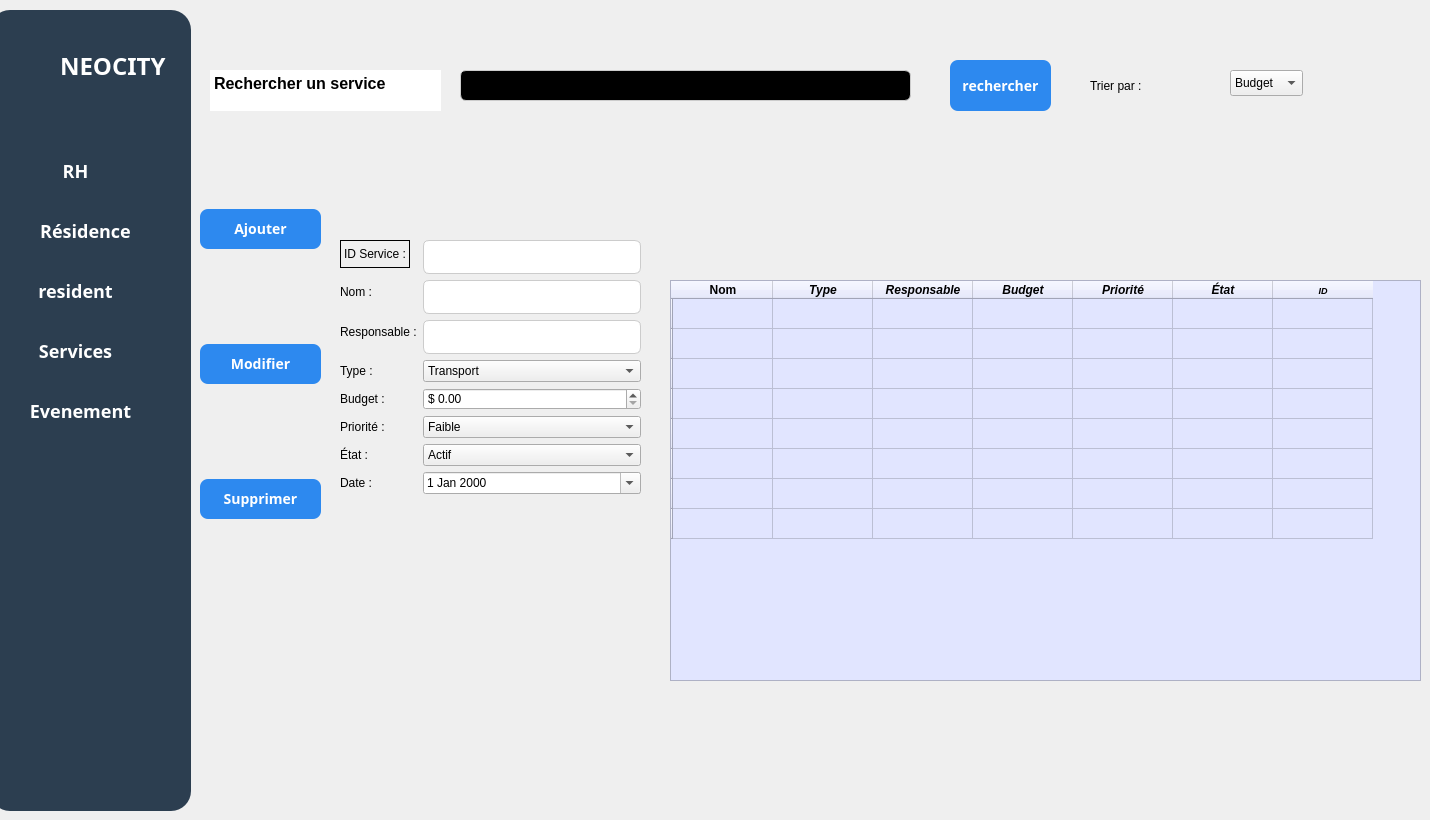
    <widget class="QWidget" name="page_6">
     <widget class="QFrame" name="frame_9">
      <property name="geometry">
       <rect>
        <x>-10</x>
        <y>10</y>
        <width>201</width>
        <height>801</height>
       </rect>
      </property>
      <property name="styleSheet">
       <string notr="true">QFrame {
 border-radius: 20px;
background-color : #2C3E50;
}</string>
      </property>
      <property name="frameShape">
       <enum>QFrame::Shape::StyledPanel</enum>
      </property>
      <property name="frameShadow">
       <enum>QFrame::Shadow::Raised</enum>
      </property>
      <widget class="QLabel" name="label_64">
       <property name="geometry">
        <rect>
         <x>70</x>
         <y>40</y>
         <width>121</width>
         <height>31</height>
        </rect>
       </property>
       <property name="font">
        <font>
         <family>Bahnschrift</family>
         <pointsize>18</pointsize>
         <bold>true</bold>
        </font>
       </property>
       <property name="styleSheet">
        <string notr="true">color: rgb(255, 255, 255);</string>
       </property>
       <property name="text">
        <string>NEOCITY</string>
       </property>
      </widget>
      <widget class="QPushButton" name="RH_6">
       <property name="geometry">
        <rect>
         <x>20</x>
         <y>130</y>
         <width>131</width>
         <height>61</height>
        </rect>
       </property>
       <property name="font">
        <font>
         <family>Bahnschrift</family>
         <pointsize>-1</pointsize>
         <bold>true</bold>
        </font>
       </property>
       <property name="styleSheet">
        <string notr="true">QPushButton {
    background-color: #2C3E50;
    color: white;
    border-radius: 8px;
    padding: 10px;
    font-size: 18px;
}
QPushButton:hover {
    background-color: #1E5BB8;
}
QPushButton:pressed {
    background-color: #FFFFFF;
}</string>
       </property>
       <property name="text">
        <string>RH</string>
       </property>
      </widget>
      <widget class="QPushButton" name="residence_7">
       <property name="geometry">
        <rect>
         <x>10</x>
         <y>190</y>
         <width>171</width>
         <height>61</height>
        </rect>
       </property>
       <property name="font">
        <font>
         <family>Bahnschrift</family>
         <pointsize>-1</pointsize>
         <bold>true</bold>
        </font>
       </property>
       <property name="styleSheet">
        <string notr="true">QPushButton {
    background-color: #2C3E50;
    color: white;
    border-radius: 8px;
    padding: 10px;
    font-size: 18px;
}
QPushButton:hover {
    background-color: #1E5BB8;
}
QPushButton:pressed {
    background-color: #FFFFFF;
}</string>
       </property>
       <property name="text">
        <string>Résidence</string>
       </property>
      </widget>
      <widget class="QPushButton" name="resident_8">
       <property name="geometry">
        <rect>
         <x>0</x>
         <y>250</y>
         <width>171</width>
         <height>61</height>
        </rect>
       </property>
       <property name="font">
        <font>
         <family>Bahnschrift</family>
         <pointsize>-1</pointsize>
         <bold>true</bold>
        </font>
       </property>
       <property name="styleSheet">
        <string notr="true">QPushButton {
    background-color: #2C3E50;
    color: white;
    border-radius: 8px;
    padding: 10px;
    font-size: 18px;
}
QPushButton:hover {
    background-color: #1E5BB8;
}
QPushButton:pressed {
    background-color: #FFFFFF;
}</string>
       </property>
       <property name="text">
        <string>resident</string>
       </property>
      </widget>
      <widget class="QPushButton" name="Evenements_8">
       <property name="geometry">
        <rect>
         <x>0</x>
         <y>370</y>
         <width>181</width>
         <height>61</height>
        </rect>
       </property>
       <property name="font">
        <font>
         <family>Bahnschrift</family>
         <pointsize>-1</pointsize>
         <bold>true</bold>
        </font>
       </property>
       <property name="styleSheet">
        <string notr="true">QPushButton {
    background-color: #2C3E50;
    color: white;
    border-radius: 8px;
    padding: 10px;
    font-size: 18px;
}
QPushButton:hover {
    background-color: #1E5BB8;
}
QPushButton:pressed {
    background-color: #FFFFFF;
}</string>
       </property>
       <property name="text">
        <string>Evenement</string>
       </property>
      </widget>
      <widget class="QPushButton" name="pushButton_29">
       <property name="geometry">
        <rect>
         <x>0</x>
         <y>310</y>
         <width>171</width>
         <height>61</height>
        </rect>
       </property>
       <property name="font">
        <font>
         <family>Bahnschrift</family>
         <pointsize>-1</pointsize>
         <bold>true</bold>
        </font>
       </property>
       <property name="styleSheet">
        <string notr="true">QPushButton {
    background-color: #2C3E50;
    color: white;
    border-radius: 8px;
    padding: 10px;
    font-size: 18px;
}
QPushButton:hover {
    background-color: #1E5BB8;
}
QPushButton:pressed {
    background-color: #FFFFFF;
}</string>
       </property>
       <property name="text">
        <string>Services</string>
       </property>
      </widget>
      <widget class="QLabel" name="label_65">
       <property name="geometry">
        <rect>
         <x>10</x>
         <y>30</y>
         <width>51</width>
         <height>51</height>
        </rect>
       </property>
       <property name="text">
        <string/>
       </property>
       <property name="textFormat">
        <enum>Qt::TextFormat::MarkdownText</enum>
       </property>
       <property name="pixmap">
        <pixmap resource="img.qrc">:/cropped_circle_image.png</pixmap>
       </property>
       <property name="scaledContents">
        <bool>true</bool>
       </property>
       <property name="wordWrap">
        <bool>false</bool>
       </property>
       <property name="openExternalLinks">
        <bool>false</bool>
       </property>
       <property name="textInteractionFlags">
        <set>Qt::TextInteractionFlag::NoTextInteraction</set>
       </property>
      </widget>
     </widget>
     <widget class="QLineEdit" name="Recherche_Nom">
      <property name="geometry">
       <rect>
        <x>460</x>
        <y>70</y>
        <width>451</width>
        <height>31</height>
       </rect>
      </property>
      <property name="toolTip">
       <string>&lt;html&gt;&lt;head/&gt;&lt;body&gt;&lt;p align=&quot;center&quot;&gt;recherche un employée&lt;/p&gt;&lt;/body&gt;&lt;/html&gt;</string>
      </property>
      <property name="styleSheet">
       <string notr="true">QLineEdit {
	background-color: rgb(0, 0, 0);
    border: 1px solid #ccc;
    border-radius: 6px;
    padding: 8px;
    font-size: 12px;
}
QLineEdit:focus {
    border: 1px solid #2D89EF;
    background-color: #FFFFFF;
}</string>
      </property>
      <property name="text">
       <string/>
      </property>
     </widget>
     <widget class="QLabel" name="label_sort">
      <property name="geometry">
       <rect>
        <x>1090</x>
        <y>-70</y>
        <width>62</width>
        <height>312</height>
       </rect>
      </property>
      <property name="text">
       <string>Trier par :</string>
      </property>
     </widget>
     <widget class="QPushButton" name="rechercher_Service">
      <property name="geometry">
       <rect>
        <x>950</x>
        <y>60</y>
        <width>101</width>
        <height>51</height>
       </rect>
      </property>
      <property name="font">
       <font>
        <family>Bahnschrift</family>
        <pointsize>-1</pointsize>
        <bold>true</bold>
       </font>
      </property>
      <property name="styleSheet">
       <string notr="true">QPushButton {
    background-color: #2D89EF;
    color: white;
    border-radius: 8px;
    padding: 10px;
    font-size: 14px;
}
QPushButton:hover {
    background-color: #1E5BB8;
}
QPushButton:pressed {
    background-color: #FFFFFF;
}</string>
      </property>
      <property name="text">
       <string>rechercher</string>
      </property>
     </widget>
     <widget class="QTextBrowser" name="textBrowser_4">
      <property name="geometry">
       <rect>
        <x>210</x>
        <y>70</y>
        <width>231</width>
        <height>41</height>
       </rect>
      </property>
      <property name="frameShape">
       <enum>QFrame::Shape::NoFrame</enum>
      </property>
      <property name="html">
       <string>&lt;!DOCTYPE HTML PUBLIC &quot;-//W3C//DTD HTML 4.0//EN&quot; &quot;http://www.w3.org/TR/REC-html40/strict.dtd&quot;&gt;
&lt;html&gt;&lt;head&gt;&lt;meta name=&quot;qrichtext&quot; content=&quot;1&quot; /&gt;&lt;meta charset=&quot;utf-8&quot; /&gt;&lt;style type=&quot;text/css&quot;&gt;
p, li { white-space: pre-wrap; }
hr { height: 1px; border-width: 0; }
li.unchecked::marker { content: &quot;\2610&quot;; }
li.checked::marker { content: &quot;\2612&quot;; }
&lt;/style&gt;&lt;/head&gt;&lt;body style=&quot; font-family:'Segoe UI'; font-size:9pt; font-weight:400; font-style:normal;&quot;&gt;
&lt;p style=&quot; margin-top:0px; margin-bottom:0px; margin-left:0px; margin-right:0px; -qt-block-indent:0; text-indent:0px;&quot;&gt;&lt;span style=&quot; font-size:12pt; font-weight:700;&quot;&gt;Rechercher un service&lt;/span&gt;&lt;/p&gt;&lt;/body&gt;&lt;/html&gt;</string>
      </property>
     </widget>
     <widget class="QWidget" name="layoutWidget">
      <property name="geometry">
       <rect>
        <x>200</x>
        <y>120</y>
        <width>121</width>
        <height>491</height>
       </rect>
      </property>
      <layout class="QVBoxLayout" name="verticalLayoutButtons">
       <item>
        <widget class="QPushButton" name="Ajouter_Service">
         <property name="font">
          <font>
           <family>Bahnschrift</family>
           <pointsize>-1</pointsize>
           <bold>true</bold>
          </font>
         </property>
         <property name="styleSheet">
          <string notr="true">QPushButton {
    background-color: #2D89EF;
    color: white;
    border-radius: 8px;
    padding: 10px;
    font-size: 14px;
}
QPushButton:hover {
    background-color: #1E5BB8;
}
QPushButton:pressed {
    background-color: #FFFFFF;
}</string>
         </property>
         <property name="text">
          <string>Ajouter</string>
         </property>
        </widget>
       </item>
       <item>
        <widget class="QPushButton" name="Modifier_Service">
         <property name="font">
          <font>
           <family>Bahnschrift</family>
           <pointsize>-1</pointsize>
           <bold>true</bold>
          </font>
         </property>
         <property name="styleSheet">
          <string notr="true">QPushButton {
    background-color: #2D89EF;
    color: white;
    border-radius: 8px;
    padding: 10px;
    font-size: 14px;
}
QPushButton:hover {
    background-color: #1E5BB8;
}
QPushButton:pressed {
    background-color: #FFFFFF;
}</string>
         </property>
         <property name="text">
          <string>Modifier</string>
         </property>
        </widget>
       </item>
       <item>
        <widget class="QPushButton" name="Supprimer_Service">
         <property name="font">
          <font>
           <family>Bahnschrift</family>
           <pointsize>-1</pointsize>
           <bold>true</bold>
          </font>
         </property>
         <property name="styleSheet">
          <string notr="true">QPushButton {
    background-color: #2D89EF;
    color: white;
    border-radius: 8px;
    padding: 10px;
    font-size: 14px;
}
QPushButton:hover {
    background-color: #1E5BB8;
}
QPushButton:pressed {
    background-color: #FFFFFF;
}</string>
         </property>
         <property name="text">
          <string>Supprimer</string>
         </property>
        </widget>
       </item>
      </layout>
     </widget>
     <widget class="QWidget" name="layoutWidget_2">
      <property name="geometry">
       <rect>
        <x>340</x>
        <y>240</y>
        <width>301</width>
        <height>511</height>
       </rect>
      </property>
      <layout class="QFormLayout" name="formLayout">
       <item row="1" column="0">
        <widget class="QLabel" name="label_name">
         <property name="text">
          <string>Nom :</string>
         </property>
        </widget>
       </item>
       <item row="1" column="1">
        <widget class="QLineEdit" name="Nom_Service">
         <property name="styleSheet">
          <string notr="true">QLineEdit {
    border: 1px solid #ccc;
    border-radius: 6px;
    padding: 8px;
    font-size: 12px;
}

</string>
         </property>
        </widget>
       </item>
       <item row="4" column="1">
        <widget class="QComboBox" name="Type_Service">
         <property name="styleSheet">
          <string notr="true">QLineEdit {
	background-color: rgb(0, 0, 0);
    border: 1px solid #ccc;
    border-radius: 6px;
    padding: 8px;
    font-size: 12px;
}
QLineEdit:focus {
    border: 1px solid #2D89EF;
    background-color: #FFFFFF;
}</string>
         </property>
         <item>
          <property name="text">
           <string>Transport</string>
          </property>
         </item>
         <item>
          <property name="text">
           <string>Propreté</string>
          </property>
         </item>
         <item>
          <property name="text">
           <string>Éclairage</string>
          </property>
         </item>
         <item>
          <property name="text">
           <string>Eau</string>
          </property>
         </item>
         <item>
          <property name="text">
           <string>Santé</string>
          </property>
         </item>
         <item>
          <property name="text">
           <string>Sécurité</string>
          </property>
         </item>
        </widget>
       </item>
       <item row="4" column="0">
        <widget class="QLabel" name="label_type">
         <property name="text">
          <string>Type :</string>
         </property>
        </widget>
       </item>
       <item row="5" column="0">
        <widget class="QLabel" name="label_budget">
         <property name="text">
          <string>Budget :</string>
         </property>
        </widget>
       </item>
       <item row="5" column="1">
        <widget class="QDoubleSpinBox" name="spin_budget">
         <property name="styleSheet">
          <string notr="true">QLineEdit {
	background-color: rgb(0, 0, 0);
    border: 1px solid #ccc;
    border-radius: 6px;
    padding: 8px;
    font-size: 12px;
}
QLineEdit:focus {
    border: 1px solid #2D89EF;
    background-color: #FFFFFF;
}</string>
         </property>
         <property name="prefix">
          <string>$ </string>
         </property>
         <property name="maximum">
          <double>100000000.000000000000000</double>
         </property>
        </widget>
       </item>
       <item row="7" column="1">
        <widget class="QComboBox" name="combo_state">
         <property name="styleSheet">
          <string notr="true">QPushButton {
    background-color: #2D89EF;
    color: white;
    border-radius: 8px;
    padding: 10px;
    font-size: 14px;
}
QPushButton:hover {
    background-color: #1E5BB8;
}
QPushButton:pressed {
    background-color: #FFFFFF;
}</string>
         </property>
         <item>
          <property name="text">
           <string>Actif</string>
          </property>
         </item>
         <item>
          <property name="text">
           <string>En attente</string>
          </property>
         </item>
         <item>
          <property name="text">
           <string>Suspendu</string>
          </property>
         </item>
        </widget>
       </item>
       <item row="8" column="1">
        <widget class="QDateEdit" name="dateEdit_date">
         <property name="styleSheet">
          <string notr="true">QPushButton {
    background-color: #2D89EF;
    color: white;
    border-radius: 8px;
    padding: 10px;
    font-size: 14px;
}
QPushButton:hover {
    background-color: #1E5BB8;
}
QPushButton:pressed {
    background-color: #FFFFFF;
}</string>
         </property>
         <property name="calendarPopup">
          <bool>true</bool>
         </property>
        </widget>
       </item>
       <item row="6" column="0">
        <widget class="QLabel" name="label_priority">
         <property name="text">
          <string>Priorité :</string>
         </property>
        </widget>
       </item>
       <item row="7" column="0">
        <widget class="QLabel" name="label_state">
         <property name="text">
          <string>État :</string>
         </property>
        </widget>
       </item>
       <item row="8" column="0">
        <widget class="QLabel" name="label_date">
         <property name="text">
          <string>Date :</string>
         </property>
        </widget>
       </item>
       <item row="2" column="1">
        <widget class="QLineEdit" name="Responsable_Service">
         <property name="styleSheet">
          <string notr="true">QLineEdit {
    border: 1px solid #ccc;
    border-radius: 6px;
    padding: 8px;
    font-size: 12px;
}
</string>
         </property>
        </widget>
       </item>
       <item row="2" column="0">
        <widget class="QLabel" name="label_resp">
         <property name="text">
          <string>Responsable :</string>
         </property>
        </widget>
       </item>
       <item row="6" column="1">
        <widget class="QComboBox" name="combo_priority">
         <property name="styleSheet">
          <string notr="true">QPushButton {
    background-color: #2D89EF;
    color: white;
    border-radius: 8px;
    padding: 10px;
    font-size: 14px;
}
QPushButton:hover {
    background-color: #1E5BB8;
}
QPushButton:pressed {
    background-color: #FFFFFF;
}</string>
         </property>
         <item>
          <property name="text">
           <string>Faible</string>
          </property>
         </item>
         <item>
          <property name="text">
           <string>Moyen</string>
          </property>
         </item>
         <item>
          <property name="text">
           <string>Élevé</string>
          </property>
         </item>
        </widget>
       </item>
       <item row="0" column="0">
        <widget class="QLabel" name="label_id">
         <property name="frameShape">
          <enum>QFrame::Shape::Box</enum>
         </property>
         <property name="text">
          <string>ID Service :</string>
         </property>
        </widget>
       </item>
       <item row="0" column="1">
        <widget class="QLineEdit" name="ID_Service">
         <property name="styleSheet">
          <string notr="true">QLineEdit {
    border: 1px solid #ccc;
    border-radius: 6px;
    padding: 8px;
    font-size: 12px;
}
</string>
         </property>
        </widget>
       </item>
      </layout>
     </widget>
     <widget class="QTableWidget" name="tableServices">
      <property name="geometry">
       <rect>
        <x>670</x>
        <y>280</y>
        <width>751</width>
        <height>401</height>
       </rect>
      </property>
      <property name="minimumSize">
       <size>
        <width>220</width>
        <height>50</height>
       </size>
      </property>
      <property name="autoFillBackground">
       <bool>true</bool>
      </property>
      <property name="styleSheet">
       <string notr="true">border-raduis : 20px;
background-color : #e1e5ff;</string>
      </property>
      <property name="rowCount">
       <number>8</number>
      </property>
      <property name="columnCount">
       <number>7</number>
      </property>
      <row>
       <property name="text">
        <string/>
       </property>
      </row>
      <row>
       <property name="text">
        <string/>
       </property>
      </row>
      <row>
       <property name="text">
        <string/>
       </property>
      </row>
      <row>
       <property name="text">
        <string/>
       </property>
      </row>
      <row>
       <property name="text">
        <string/>
       </property>
      </row>
      <row>
       <property name="text">
        <string/>
       </property>
      </row>
      <row>
       <property name="text">
        <string/>
       </property>
      </row>
      <row>
       <property name="text">
        <string/>
       </property>
      </row>
      <column>
       <property name="text">
        <string>Nom</string>
       </property>
       <property name="font">
        <font>
         <bold>true</bold>
        </font>
       </property>
       <property name="background">
        <color alpha="114">
         <red>255</red>
         <green>255</green>
         <blue>255</blue>
        </color>
       </property>
      </column>
      <column>
       <property name="text">
        <string>Type</string>
       </property>
       <property name="font">
        <font>
         <italic>true</italic>
         <bold>true</bold>
        </font>
       </property>
       <property name="background">
        <color alpha="114">
         <red>255</red>
         <green>255</green>
         <blue>255</blue>
        </color>
       </property>
      </column>
      <column>
       <property name="text">
        <string>Responsable</string>
       </property>
       <property name="font">
        <font>
         <italic>true</italic>
         <bold>true</bold>
        </font>
       </property>
       <property name="background">
        <color alpha="114">
         <red>255</red>
         <green>255</green>
         <blue>255</blue>
        </color>
       </property>
      </column>
      <column>
       <property name="text">
        <string>Budget</string>
       </property>
       <property name="font">
        <font>
         <italic>true</italic>
         <bold>true</bold>
        </font>
       </property>
       <property name="background">
        <color alpha="114">
         <red>255</red>
         <green>255</green>
         <blue>255</blue>
        </color>
       </property>
      </column>
      <column>
       <property name="text">
        <string>Priorité</string>
       </property>
       <property name="font">
        <font>
         <italic>true</italic>
         <bold>true</bold>
        </font>
       </property>
       <property name="background">
        <color alpha="114">
         <red>255</red>
         <green>255</green>
         <blue>255</blue>
        </color>
       </property>
      </column>
      <column>
       <property name="text">
        <string>État</string>
       </property>
       <property name="font">
        <font>
         <italic>true</italic>
         <bold>true</bold>
        </font>
       </property>
       <property name="background">
        <color alpha="0">
         <red>255</red>
         <green>255</green>
         <blue>255</blue>
        </color>
       </property>
      </column>
      <column>
       <property name="text">
        <string>ID</string>
       </property>
       <property name="font">
        <font>
         <pointsize>7</pointsize>
         <italic>true</italic>
         <bold>true</bold>
         <underline>false</underline>
        </font>
       </property>
       <property name="background">
        <color>
         <red>255</red>
         <green>255</green>
         <blue>255</blue>
        </color>
       </property>
      </column>
     </widget>
     <widget class="QComboBox" name="combo_sort">
      <property name="geometry">
       <rect>
        <x>1230</x>
        <y>70</y>
        <width>73</width>
        <height>26</height>
       </rect>
      </property>
      <property name="styleSheet">
       <string notr="true">QLineEdit {
	background-color: rgb(0, 0, 0);
    border: 1px solid #ccc;
    border-radius: 6px;
    padding: 8px;
    font-size: 12px;
}
QLineEdit:focus {
    border: 1px solid #2D89EF;
    background-color: #FFFFFF;
}</string>
      </property>
      <item>
       <property name="text">
        <string>Budget</string>
       </property>
      </item>
      <item>
       <property name="text">
        <string>Priorité</string>
       </property>
      </item>
      <item>
       <property name="text">
        <string>État</string>
       </property>
      </item>
     </widget>
    </widget>
